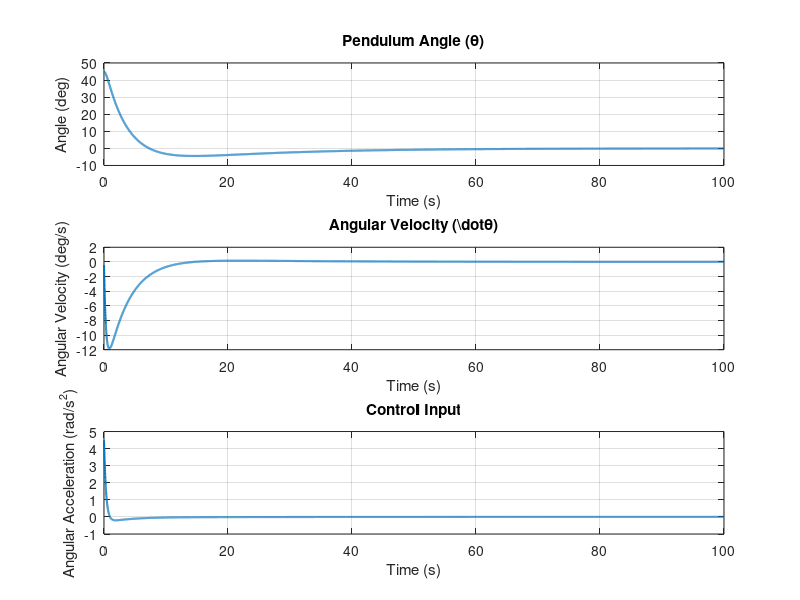
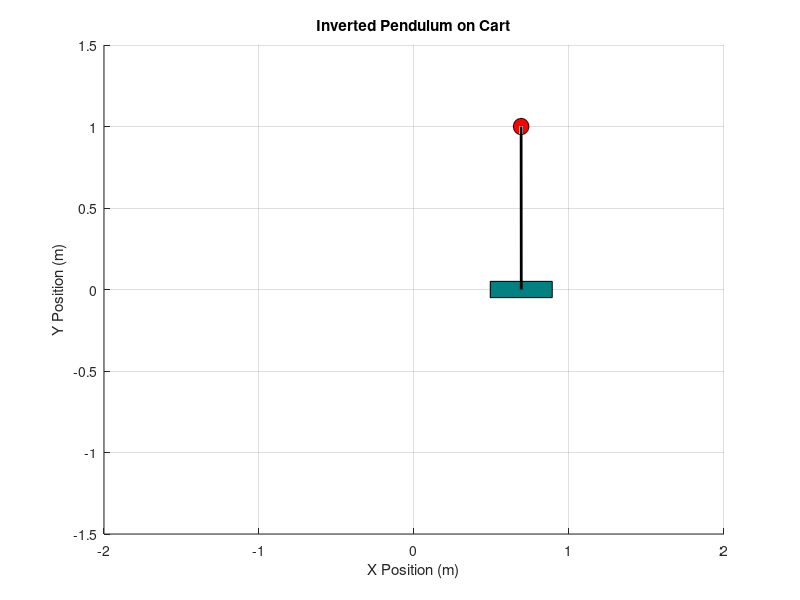

MATLAB code to generate these figures, in order:
% Parameters of the system
m1 = 0.3;  % mass of the pendulum (kg)
m2 = 0.03; % mass of the wheel (kg)
I1 = 7;    % moment of inertia of the pendulum (kg*m^2)
I2 = 1.5;  % moment of inertia of the wheel (kg*m^2)
L = 1.0;   % length of the pendulum (m)
r = 0.06;  % radius of the wheel (m)
h = 0.07;  % distance from pivot to center of mass (m)
g = 9.81;  % acceleration due to gravity (m/s^2)

% Coefficients calculated based on the new model
a = g * h * m1 / (I1 + I2 + h^2 * m1 + 2 * h * m1 * r + m1 * r^2 + m2 * r^2);
b = (-I2 - h * m1 * r - m1 * r^2 - m2 * r^2) / (I1 + I2 + h^2 * m1 + 2 * h * m1 * r + m1 * r^2 + m2 * r^2);

% State-space representation
% x = [theta; theta_dot; phi_dot]
A = [0 1 0; 
     a 0 0; 
     0 0 0];
B = [0; b; 1];
C = eye(3); % Identity matrix to observe all states
D = zeros(3, 1);

% Desired pole locations for LQR
Q = [0.5 0 0;
     0 5 0;
     0 0 0.1];
R = 0.03;

% LQR gain
K = lqr(A, B, Q, R);

% Simulation parameters
dt = 0.01; % time step
T = 100; % total time
t = 0:dt:T; % time vector

% Initial conditions
x0 = [pi/4; 0; 0]; % initial state (theta, theta_dot, phi_dot)
x = x0;
cart_position = 0; % initial position of the cart

% State history
x_hist = zeros(length(t), length(x0));
u_hist = zeros(length(t), 1);
cart_position_hist = zeros(length(t), 1);

% Simulation loop
for i = 1:length(t)
    u = -K * x; % control input (angular acceleration of the wheel)
    x_dot = A * x + B * u; % state derivatives
    x = x + x_dot * dt; % update state
    cart_position = cart_position + r * (x(2) + x(3)) * dt; % update cart position
    x_hist(i, :) = x';
    u_hist(i) = u;
    cart_position_hist(i) = cart_position;
end

% Plot results
figure;
subplot(3,1,1);
plot(t, x_hist(:, 1) * 57.3, 'LineWidth', 1.5); % Convert theta to degrees
title('Pendulum Angle (\theta)');
xlabel('Time (s)');
ylabel('Angle (deg)');
grid on;

subplot(3,1,2);
plot(t, x_hist(:, 2) * 57.3, 'LineWidth', 1.5); % Convert theta_dot to deg/s
title('Angular Velocity (\dot{\theta})');
xlabel('Time (s)');
ylabel('Angular Velocity (deg/s)');
grid on;

subplot(3,1,3);
plot(t, u_hist, 'LineWidth', 1.5);
title('Control Input');
xlabel('Time (s)');
ylabel('Angular Acceleration (rad/s^2)');
grid on;

% Visualization with cart
figure;
for i = 1:20:length(t)
    clf;
    hold on;
    % Draw the cart
    rectangle('Position', [cart_position_hist(i)-0.2, -0.05, 0.4, 0.1], 'Curvature', [0, 0], 'FaceColor', [0 0.5 0.5]);
    % Draw the pendulum
    plot([cart_position_hist(i), cart_position_hist(i) + L*sin(x_hist(i, 1))], [0, L*cos(x_hist(i, 1))], 'k', 'LineWidth', 2);
    % Draw the bob
    rectangle('Position', [cart_position_hist(i) + L*sin(x_hist(i, 1))-0.05, L*cos(x_hist(i, 1))-0.05, 0.1, 0.1], 'Curvature', [1, 1], 'FaceColor', [1 0 0]);
    axis([-2 2 -1.5 1.5]);
    title('Inverted Pendulum on Cart');
    xlabel('X Position (m)');
    ylabel('Y Position (m)');
    grid on;
    drawnow;
end
